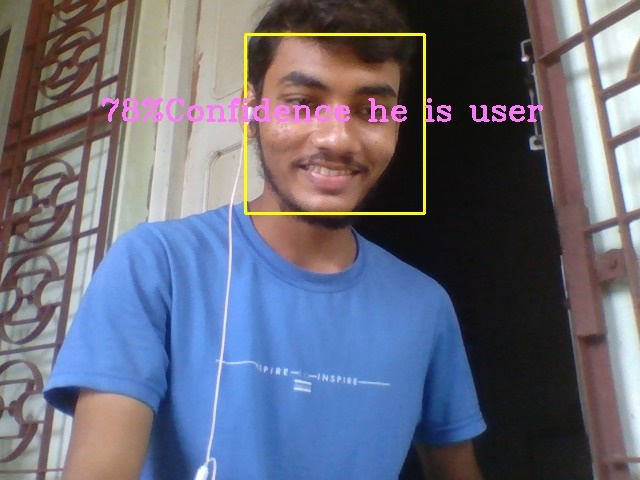
#> input picture test_pic/newuser.jpg, 640 x 480 px, given in place of the camera
$ python CM.py
#> lines starting #> are read from the running program, lines starting #| are printed output that depends on the picture; after the words box and inside, x2 and y2 are one past the last pixel; in counts of white or black regions, pixels touching at a corner belong together
import cv2
import numpy as np
user='jay'
# =============================================================================
face_classifier = cv2.CascadeClassifier('haarcascade_frontalface_default.xml')
#
def face_extractor(img):
#
     gray = cv2.cvtColor(img,cv2.COLOR_BGR2GRAY)
     faces = face_classifier.detectMultiScale(gray, 1.3, 5)

     if faces is():
         return None

     for(x,y,w,h) in faces:
         cropped_face = img[y:y+h, x:x+w]

     return cropped_face


cap = cv2.VideoCapture(0)
count = 0

# =============================================================================
while True:
     ret, frame = cap.read()
#> frame is the input picture: shape (480, 640, 3); mean B, G, R 121.2, 105.5, 103.1
     if face_extractor(frame) is not None:
#> in face_extractor, `gray = cv2.cvtColor(img,cv2.COLOR_BGR2GRAY)`:
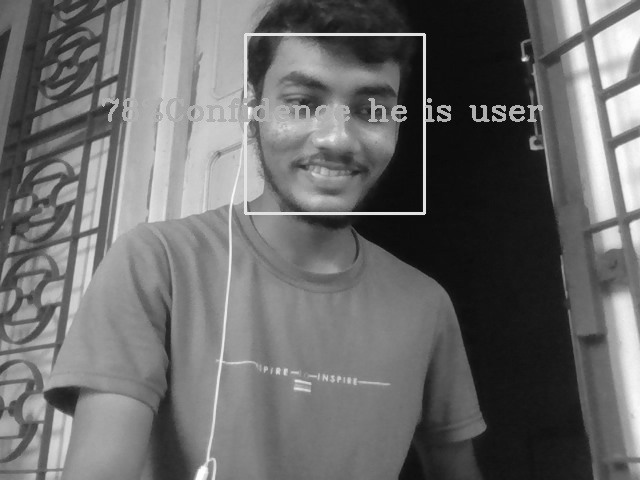
#> gray: shape (480, 640); min 7, max 255, mean 106.6
#> in face_extractor, `faces = face_classifier.detectMultiScale(gray, 1.3, 5)`: faces = [[239, 28, 186, 186]]
#> the loop in face_extractor, `for(x,y,w,h) in faces:` made 1 pass
#> pass 1, in face_extractor, `cropped_face = img[y:y+h, x:x+w]`:
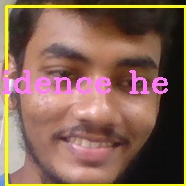
#> cropped_face: shape (186, 186, 3); mean B, G, R 84.7, 100.3, 134.1
         count+=1
#> count = 1
         face = cv2.resize(face_extractor(frame),(200,200))
#> the loop in face_extractor (call 2), `for(x,y,w,h) in faces:` made 1 pass
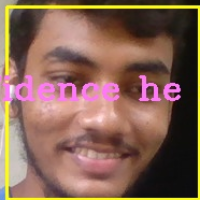
#> face: shape (200, 200, 3); mean B, G, R 84.6, 100.2, 134
         face = cv2.cvtColor(face, cv2.COLOR_BGR2GRAY)
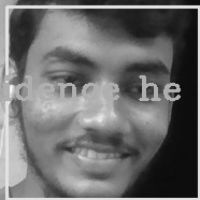
#> face: shape (200, 200); min 11, max 248, mean 108.6

         file_name_path = 'cm_100_pic/'+str(user)+str(count)+'.jpg'
#> file_name_path = 'cm_100_pic/jay1.jpg'
         cv2.imwrite(file_name_path,face)

         cv2.putText(face,str(count),(50,50),cv2.FONT_HERSHEY_COMPLEX,1,(0,255,0),2)
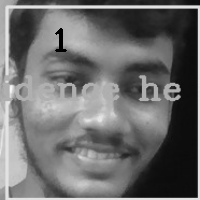
#> face: shape (200, 200); 0.31% of pixels changed, all inside (x1, y1, x2, y2) = (55, 28, 67, 52)
         cv2.imshow('Face Cropper',face)
     else:
         print("Face Not Found")
         pass

     if cv2.waitKey(1)==13 or count==500:
#> (key Esc is pressed here)
         break

cap.release()
cv2.destroyAllWindows()
print('Collecting Samples Complete!!!')
